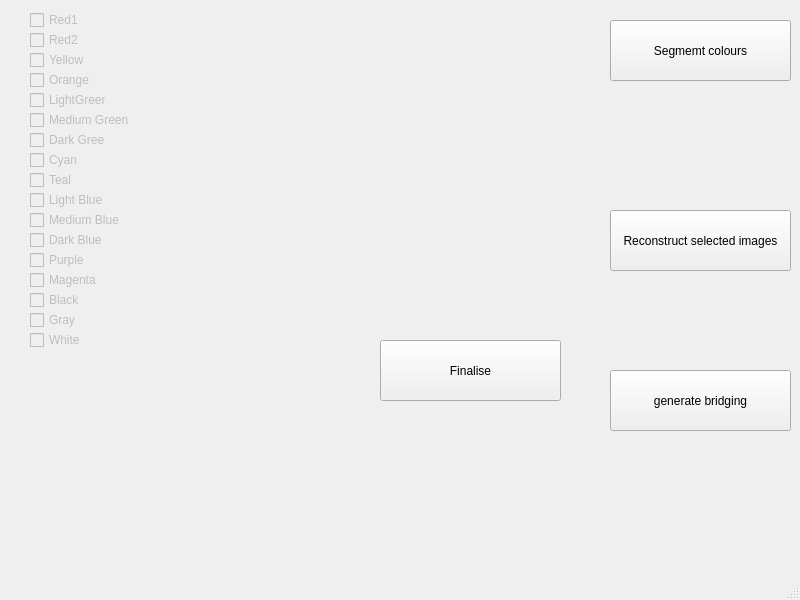
<?xml version="1.0" encoding="UTF-8"?>
<ui version="4.0">
 <class>MainWindow</class>
 <widget class="QMainWindow" name="MainWindow">
  <property name="geometry">
   <rect>
    <x>0</x>
    <y>0</y>
    <width>800</width>
    <height>600</height>
   </rect>
  </property>
  <property name="windowTitle">
   <string>MainWindow</string>
  </property>
  <widget class="QWidget" name="centralwidget">
   <widget class="QPushButton" name="Auto">
    <property name="enabled">
     <bool>true</bool>
    </property>
    <property name="geometry">
     <rect>
      <x>610</x>
      <y>20</y>
      <width>181</width>
      <height>61</height>
     </rect>
    </property>
    <property name="text">
     <string>Segmemt colours</string>
    </property>
    <property name="flat">
     <bool>false</bool>
    </property>
   </widget>
   <widget class="QCheckBox" name="red1">
    <property name="enabled">
     <bool>false</bool>
    </property>
    <property name="geometry">
     <rect>
      <x>30</x>
      <y>10</y>
      <width>76</width>
      <height>20</height>
     </rect>
    </property>
    <property name="text">
     <string>Red1</string>
    </property>
   </widget>
   <widget class="QCheckBox" name="red2">
    <property name="enabled">
     <bool>false</bool>
    </property>
    <property name="geometry">
     <rect>
      <x>30</x>
      <y>30</y>
      <width>76</width>
      <height>20</height>
     </rect>
    </property>
    <property name="text">
     <string>Red2</string>
    </property>
   </widget>
   <widget class="QCheckBox" name="orange">
    <property name="enabled">
     <bool>false</bool>
    </property>
    <property name="geometry">
     <rect>
      <x>30</x>
      <y>70</y>
      <width>76</width>
      <height>20</height>
     </rect>
    </property>
    <property name="text">
     <string>Orange</string>
    </property>
   </widget>
   <widget class="QCheckBox" name="yellow">
    <property name="enabled">
     <bool>false</bool>
    </property>
    <property name="geometry">
     <rect>
      <x>30</x>
      <y>50</y>
      <width>76</width>
      <height>20</height>
     </rect>
    </property>
    <property name="text">
     <string>Yellow</string>
    </property>
   </widget>
   <widget class="QCheckBox" name="lGreen">
    <property name="enabled">
     <bool>false</bool>
    </property>
    <property name="geometry">
     <rect>
      <x>30</x>
      <y>90</y>
      <width>76</width>
      <height>20</height>
     </rect>
    </property>
    <property name="text">
     <string>LightGreen</string>
    </property>
   </widget>
   <widget class="QCheckBox" name="dGreen">
    <property name="enabled">
     <bool>false</bool>
    </property>
    <property name="geometry">
     <rect>
      <x>30</x>
      <y>130</y>
      <width>76</width>
      <height>20</height>
     </rect>
    </property>
    <property name="text">
     <string>Dark Green</string>
    </property>
   </widget>
   <widget class="QCheckBox" name="cyan">
    <property name="enabled">
     <bool>false</bool>
    </property>
    <property name="geometry">
     <rect>
      <x>30</x>
      <y>150</y>
      <width>76</width>
      <height>20</height>
     </rect>
    </property>
    <property name="text">
     <string>Cyan</string>
    </property>
   </widget>
   <widget class="QCheckBox" name="teal">
    <property name="enabled">
     <bool>false</bool>
    </property>
    <property name="geometry">
     <rect>
      <x>30</x>
      <y>170</y>
      <width>76</width>
      <height>20</height>
     </rect>
    </property>
    <property name="text">
     <string>Teal</string>
    </property>
   </widget>
   <widget class="QCheckBox" name="mGreen">
    <property name="enabled">
     <bool>false</bool>
    </property>
    <property name="geometry">
     <rect>
      <x>30</x>
      <y>110</y>
      <width>131</width>
      <height>20</height>
     </rect>
    </property>
    <property name="text">
     <string>Medium Green</string>
    </property>
   </widget>
   <widget class="QCheckBox" name="lBlue">
    <property name="enabled">
     <bool>false</bool>
    </property>
    <property name="geometry">
     <rect>
      <x>30</x>
      <y>190</y>
      <width>76</width>
      <height>20</height>
     </rect>
    </property>
    <property name="text">
     <string>Light Blue</string>
    </property>
   </widget>
   <widget class="QCheckBox" name="magenta">
    <property name="enabled">
     <bool>false</bool>
    </property>
    <property name="geometry">
     <rect>
      <x>30</x>
      <y>270</y>
      <width>76</width>
      <height>20</height>
     </rect>
    </property>
    <property name="text">
     <string>Magenta</string>
    </property>
   </widget>
   <widget class="QCheckBox" name="mBlue">
    <property name="enabled">
     <bool>false</bool>
    </property>
    <property name="geometry">
     <rect>
      <x>30</x>
      <y>210</y>
      <width>101</width>
      <height>20</height>
     </rect>
    </property>
    <property name="text">
     <string>Medium Blue</string>
    </property>
   </widget>
   <widget class="QCheckBox" name="white">
    <property name="enabled">
     <bool>false</bool>
    </property>
    <property name="geometry">
     <rect>
      <x>30</x>
      <y>330</y>
      <width>76</width>
      <height>20</height>
     </rect>
    </property>
    <property name="text">
     <string>White</string>
    </property>
   </widget>
   <widget class="QCheckBox" name="gray">
    <property name="enabled">
     <bool>false</bool>
    </property>
    <property name="geometry">
     <rect>
      <x>30</x>
      <y>310</y>
      <width>76</width>
      <height>20</height>
     </rect>
    </property>
    <property name="text">
     <string>Gray</string>
    </property>
   </widget>
   <widget class="QCheckBox" name="purple">
    <property name="enabled">
     <bool>false</bool>
    </property>
    <property name="geometry">
     <rect>
      <x>30</x>
      <y>250</y>
      <width>76</width>
      <height>20</height>
     </rect>
    </property>
    <property name="text">
     <string>Purple</string>
    </property>
   </widget>
   <widget class="QCheckBox" name="dBlue">
    <property name="enabled">
     <bool>false</bool>
    </property>
    <property name="geometry">
     <rect>
      <x>30</x>
      <y>230</y>
      <width>76</width>
      <height>20</height>
     </rect>
    </property>
    <property name="text">
     <string>Dark Blue</string>
    </property>
   </widget>
   <widget class="QCheckBox" name="black">
    <property name="enabled">
     <bool>false</bool>
    </property>
    <property name="geometry">
     <rect>
      <x>30</x>
      <y>290</y>
      <width>76</width>
      <height>20</height>
     </rect>
    </property>
    <property name="text">
     <string>Black</string>
    </property>
   </widget>
   <widget class="QPushButton" name="reconstruct">
    <property name="enabled">
     <bool>true</bool>
    </property>
    <property name="geometry">
     <rect>
      <x>610</x>
      <y>210</y>
      <width>181</width>
      <height>61</height>
     </rect>
    </property>
    <property name="text">
     <string>Reconstruct selected images</string>
    </property>
    <property name="flat">
     <bool>false</bool>
    </property>
   </widget>
   <widget class="QPushButton" name="generate">
    <property name="enabled">
     <bool>true</bool>
    </property>
    <property name="geometry">
     <rect>
      <x>610</x>
      <y>370</y>
      <width>181</width>
      <height>61</height>
     </rect>
    </property>
    <property name="text">
     <string>generate bridging</string>
    </property>
    <property name="flat">
     <bool>false</bool>
    </property>
   </widget>
   <widget class="QPushButton" name="finalise">
    <property name="enabled">
     <bool>true</bool>
    </property>
    <property name="geometry">
     <rect>
      <x>380</x>
      <y>340</y>
      <width>181</width>
      <height>61</height>
     </rect>
    </property>
    <property name="text">
     <string>Finalise</string>
    </property>
    <property name="flat">
     <bool>false</bool>
    </property>
   </widget>
  </widget>
  <widget class="QMenuBar" name="menubar">
   <property name="geometry">
    <rect>
     <x>0</x>
     <y>0</y>
     <width>800</width>
     <height>22</height>
    </rect>
   </property>
  </widget>
  <widget class="QStatusBar" name="statusbar"/>
 </widget>
 <resources/>
 <connections/>
</ui>
